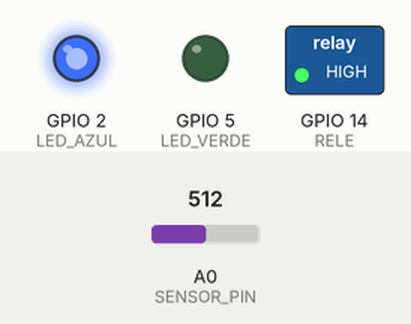
Bench run of a sketch on a simulated ESP8266 (NodeMCU). Shown: switched loads named in the sketch (green lamp = pin HIGH), output pins drawn as LEDs (lit = HIGH). Inputs (shaded band) come from the test bench; at power-on: A0 (SENSOR_PIN) = 512. WiFi joins after 1.5 s; servers stay silent unless stated; what the sketch prints to the serial monitor is not drawn.

Above: at 4.0 s.
4.1 s: A0 (SENSOR_PIN) set to 701
11.5 s: A0 (SENSOR_PIN) set to 721
At 20.6 s:
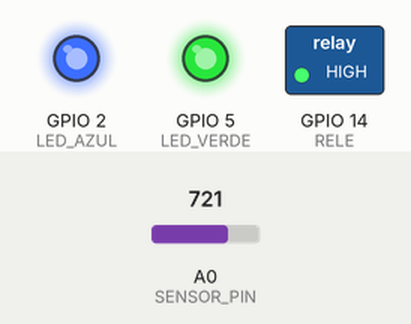
21.5 s: A0 (SENSOR_PIN) set to 823
31.2 s: A0 (SENSOR_PIN) set to 847
At 40.6 s:
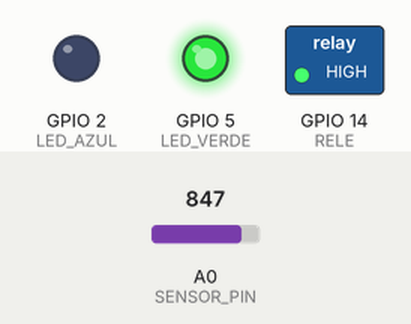
43.0 s: A0 (SENSOR_PIN) set to 716
At 50.6 s:
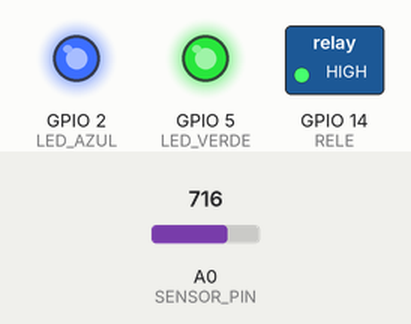
Timing chart, 0 to 52.1 s (numbered marks = the images above; inputs shaded):
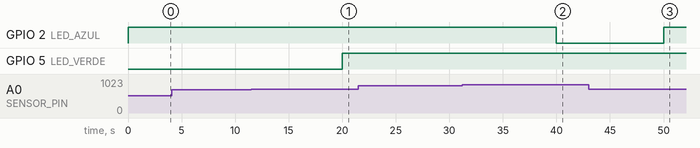

Measured:
- the behaviour switches between 713 and 714 on A0 (SENSOR_PIN) (found by bisection; images 0 and 1)
- the behaviour switches between 840 and 841 on A0 (SENSOR_PIN) (found by bisection; images 1 and 2)
- after the input at 4.1 s, every drawn part: stays the same
- after the input at 11.5 s, GPIO 5 (LED_VERDE): LOW → HIGH after 8.5 s
- after the input at 21.5 s, every drawn part: stays the same
- after the input at 31.2 s, GPIO 2 (LED_AZUL): HIGH → LOW after 8.8 s
- after the input at 43.0 s, GPIO 2 (LED_AZUL): LOW → HIGH after 7.0 s

The sketch:

umidade_do_solo.ino
```cpp
#include <ESP8266WiFi.h>
#include <Firebase_ESP_Client.h>

// ==== CONFIGURAÇÃO WI-FI ====
#define WIFI_SSID "Casa das Primas"
#define WIFI_PASSWORD "computaria"

// ==== CONFIGURAÇÃO FIREBASE ====
#define DATABASE_SECRET "jOGaYzN1AzVS39z9QX22nt7Mm9XkEPmNZ7tqs1jG"
#define DATABASE_URL "umidade-solo-default-rtdb.firebaseio.com"

FirebaseData fbdoStream; // Objeto exclusivo para o Stream instantâneo
FirebaseData fbdoData;   // Objeto para envio dos dados do sensor
FirebaseConfig config;
FirebaseAuth auth;

// ==== PINOS ====
const int SENSOR_PIN = A0;
const int LED_VERDE  = 5;
const int LED_AZUL   = 2;
const int RELE       = 14; // GPIO14 = D5 no NodeMCU

// ==== CALIBRAÇÃO SENSOR ====
const int DRY_VALUE = 1024;
const int WET_VALUE = 422;

// ==== VARIÁVEIS ====
unsigned long lastRead = 0;
const int READ_INTERVAL = 10000; // Envio dos sensores continua a cada 10s

// Função que roda INSTANTANEAMENTE quando o Firebase muda de valor
void streamCallback(FirebaseStream data) {
  Serial.printf("Stream disparado: %s %s %s\n", data.streamPath().c_str(), data.dataPath().c_str(), data.dataType().c_str());

  if (data.dataType() == "boolean") {
    bool bombaLigada = data.boolData();

    if (bombaLigada) {
      Serial.println("🌊 Comando Instantâneo: LIGAR BOMBA");
      digitalWrite(RELE, LOW);  // Liga o relé (Lógica Invertida)
    } else {
      Serial.println("🛑 Comando Instantâneo: DESLIGAR BOMBA");
      digitalWrite(RELE, HIGH); // Desliga o relé (Lógica Invertida)
    }
  }
}

void streamTimeoutCallback(bool timeout) {
  if (timeout) Serial.println("Stream timeout, reconectando...");
}

void setup() {
  Serial.begin(115200);

  pinMode(LED_VERDE, OUTPUT);
  pinMode(LED_AZUL, OUTPUT);
  pinMode(RELE, OUTPUT);

  // Garante bomba iniciada como DESLIGADA
  digitalWrite(RELE, HIGH);

  digitalWrite(LED_VERDE, LOW);
  digitalWrite(LED_AZUL, HIGH);

  Serial.println("Iniciando ESP8266...");

  WiFi.begin(WIFI_SSID, WIFI_PASSWORD);
  Serial.print("Conectando ao WiFi");
  int tentativas = 0;
  while (WiFi.status() != WL_CONNECTED) {
    delay(500);
    Serial.print(".");
    tentativas++;
    if (tentativas > 40) {
      Serial.println("\nFalha ao conectar ao WiFi!");
      digitalWrite(LED_VERDE, HIGH);
      while(1) { delay(1000); }
    }
  }

  Serial.println("\nWiFi conectado!");

  config.database_url = DATABASE_URL;
  config.signer.tokens.legacy_token = DATABASE_SECRET;

  Firebase.begin(&config, &auth);
  Firebase.reconnectWiFi(true);

  delay(1000);

  // Teste inicial de escrita
  Firebase.RTDB.setInt(&fbdoData, "/status", 1);

  // ---- ATIVAÇÃO DO STREAM INSTANTÂNEO ----
  // Monitora especificamente o caminho "/bomba/on"
  if (!Firebase.RTDB.beginStream(&fbdoStream, "/bomba/on")) {
    Serial.printf("Erro no Stream: %s\n", fbdoStream.errorReason().c_str());
  } else {
    Serial.println("🔥 Monitoramento instantâneo da bomba ATIVADO!");
  }

  // Define a função que será chamada quando o valor alterar
  Firebase.RTDB.setStreamCallback(&fbdoStream, streamCallback, streamTimeoutCallback);
}

void loop() {
  unsigned long currentTime = millis();

  // O envio dos dados do sensor continua ordenado a cada 10 segundos
  if (currentTime - lastRead >= READ_INTERVAL) {
    lastRead = currentTime;

    int rawValue = analogRead(SENSOR_PIN);
    int umidade = map(rawValue, DRY_VALUE, WET_VALUE, 0, 100);
    umidade = constrain(umidade, 0, 100);

    digitalWrite(LED_VERDE, (umidade <= 50) ? HIGH : LOW);
    digitalWrite(LED_AZUL, (umidade < 30) ? LOW : HIGH);

    Serial.printf("Umidade: %d%% | RAW: %d\n", umidade, rawValue);

    if (WiFi.status() == WL_CONNECTED) {
      Firebase.RTDB.setInt(&fbdoData, "/sensor/umidade", umidade);
      delay(50);
      Firebase.RTDB.setInt(&fbdoData, "/sensor/raw", rawValue);
      delay(50);
      Firebase.RTDB.setInt(&fbdoData, "/sensor/timestamp", millis()/1000);
    } else {
      Serial.println("WiFi desconectado! Reconectando...");
      WiFi.reconnect();
    }
  }
}
```

test.ino
```cpp

```
